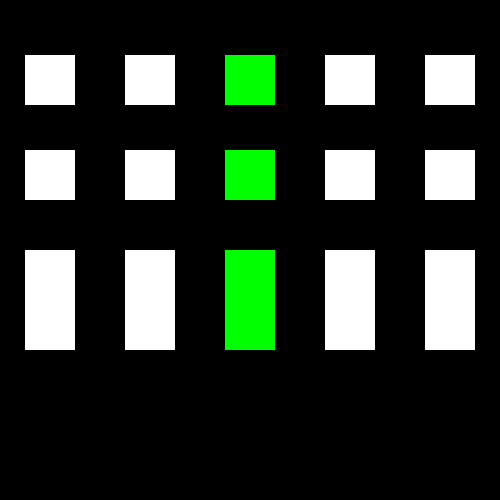
Frame 1 (no input)
Frame 60 (the mouse pressed at the canvas centre just before this capture): identical to frame 1, image omitted
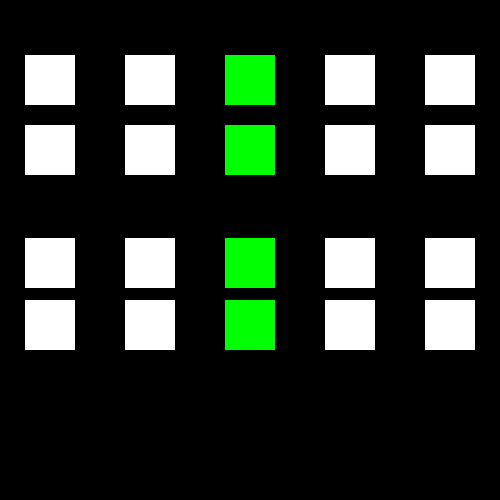
Frame 120 (the mouse held since frame 60 and released just before this capture)

The Processing sketch that drew these frames (run headless with seeded random() and noise(); from frame 60 on, the mouse is pressed at the canvas centre):

// Processing sketch: processing_119313
// ── processing_119313.pde

void setup()
{
  size(500,500);
  background(0);
}
void draw()
{
  background(0);
  noStroke();
  rect(25,55,50,50);
  rect(125,55,50,50);
  fill(0,255,0);
  rect(225,55,50,50);
  fill(255);
  rect(325,55,50,50);
  rect(425,55,50,50);
  
  translate(25,-mouseY/10);
  pushMatrix();
  noStroke();
  rect(0,150,50,50);
  rect(100,150,50,50);
  fill(0,255,0);
  rect(200,150,50,50);
  fill(255);
  rect(300,150,50,50);
  rect(400,150,50,50);
  
  popMatrix();
  resetMatrix();
  
  pushMatrix();
  translate(25,-mouseY/20);
 noStroke(); 
  rect(0,250,50,50);
  rect(100,250,50,50);
  fill(0,255,0);
  rect(200,250,50,50);
  fill(255);
  rect(300,250,50,50);
  rect(400,250,50,50);
  popMatrix();
  resetMatrix();
  
  rect(25,300,50,50);
  rect(125,300,50,50);
  fill(0,255,0);
  rect(225,300,50,50);
  fill(255);
  rect(325,300,50,50);
  rect(425,300,50,50);
  

  
  
  
}
